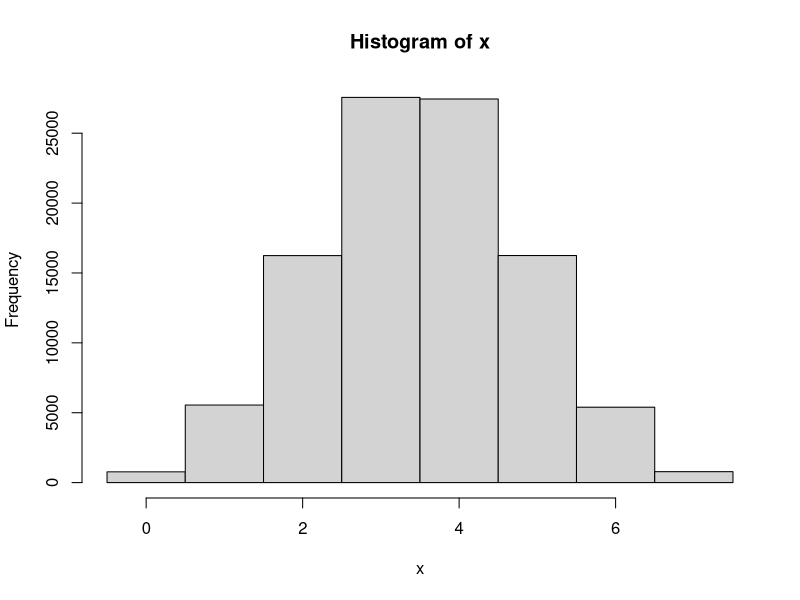
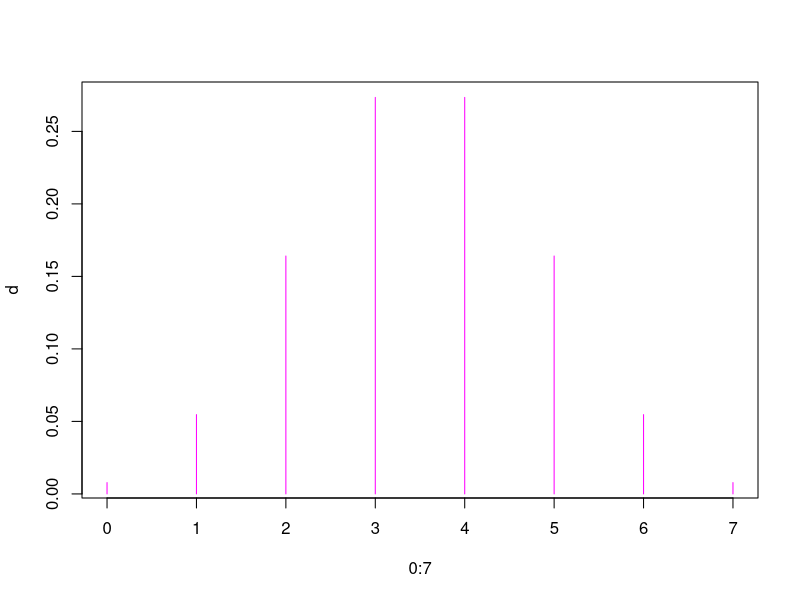
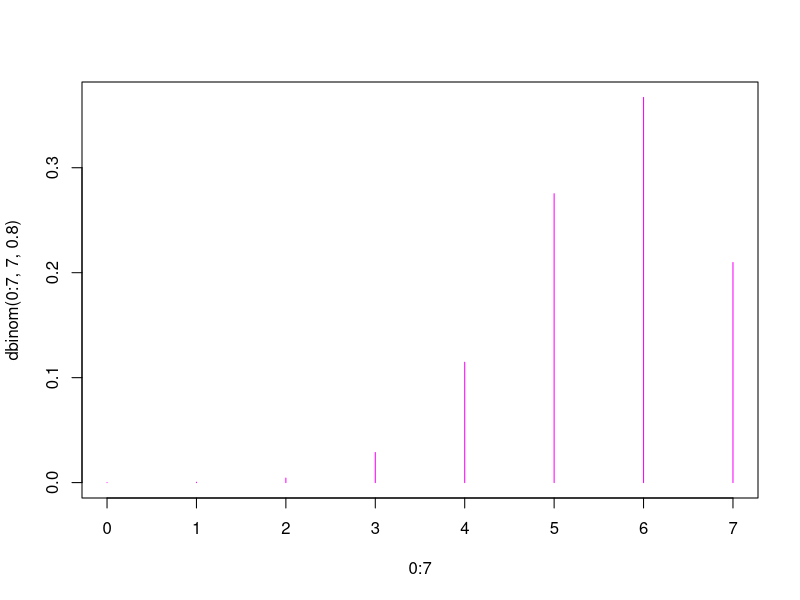
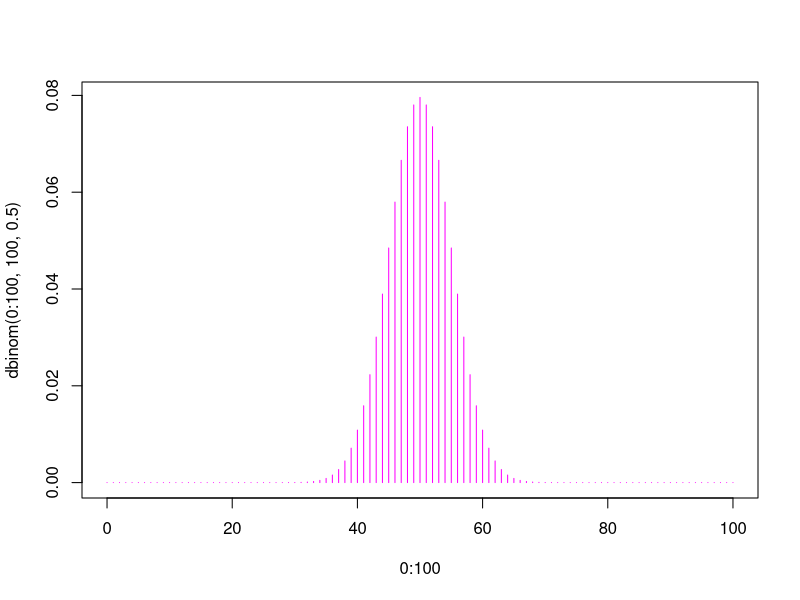
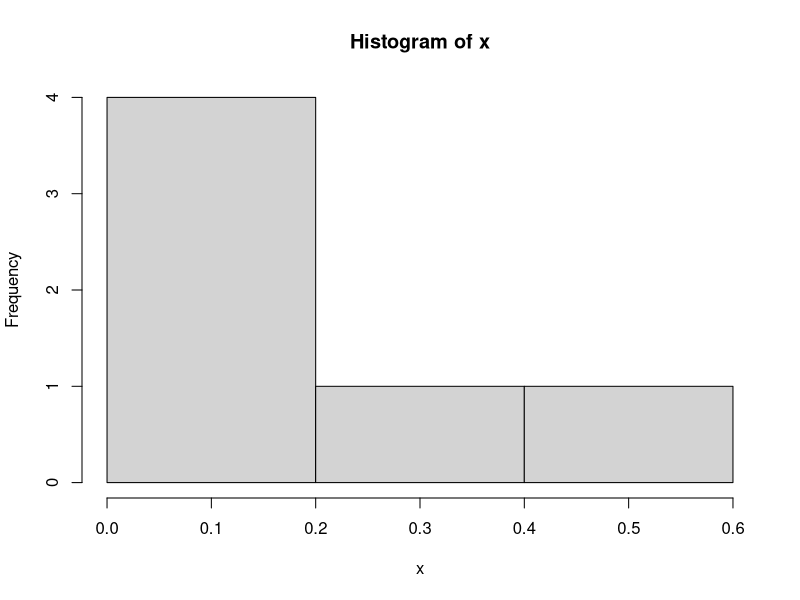
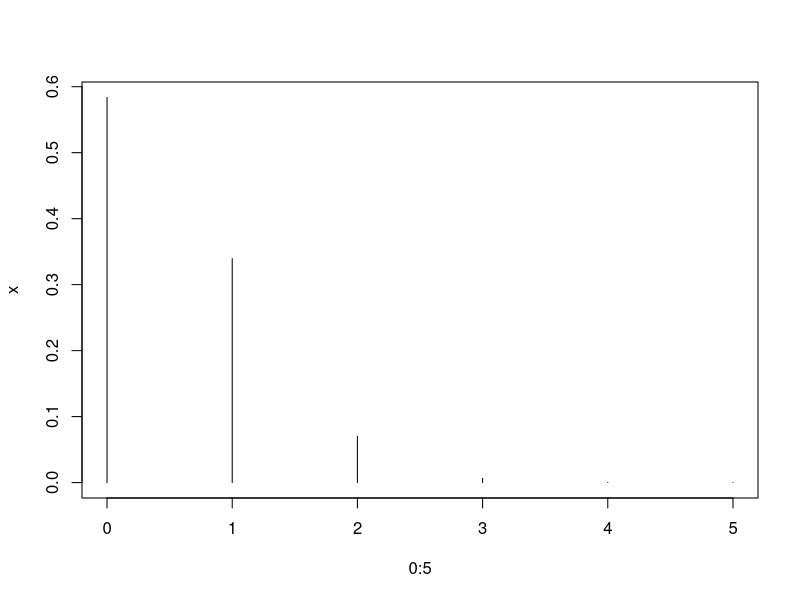

Source code (R) for these figures, in order:



rbinom(5, 7, 0.2)


x <- rbinom(10^5, 7, 0.5)
hist(x, breaks = seq(-0.5, 7.5, 1))

# barplot(x)
p0 <- length(x[x == 0]) / 1e5
p1 <- length(x[x == 1]) / 1e5
p2 <- length(x[x == 2]) / 1e5
p3 <- length(x[x == 3]) / 1e5
p4 <- length(x[x == 4]) / 1e5
p5 <- length(x[x == 5]) / 1e5
p6 <- length(x[x == 6]) / 1e5
p7 <- length(x[x == 7]) / 1e5


d <- dbinom(0 : 7, 7, 0.5)
p <- c(p0, p1, p2, p3, p4, p5,p6, p7)
p


plot(0 : 7, d, type = "h", col = "magenta")



plot(0 : 7, dbinom(0 : 7, 7, 0.8), type = "h", col = "magenta")

plot(0 : 100, dbinom(0 : 100, 100, 0.5), type = "h", col = "magenta")

0.5 ^ 100


# dintro urna cu doua culori (10 magenta, 90 negre) se extrag 5 bile fara revenire
# calculati probabilitatea de a obtine 0, 1, 2, 3, 4, sau 5 bile magenta
x <- dhyper(0 : 5, 10, 90, 5)
hist(x)
plot(0 : 5, x, type = "h")
